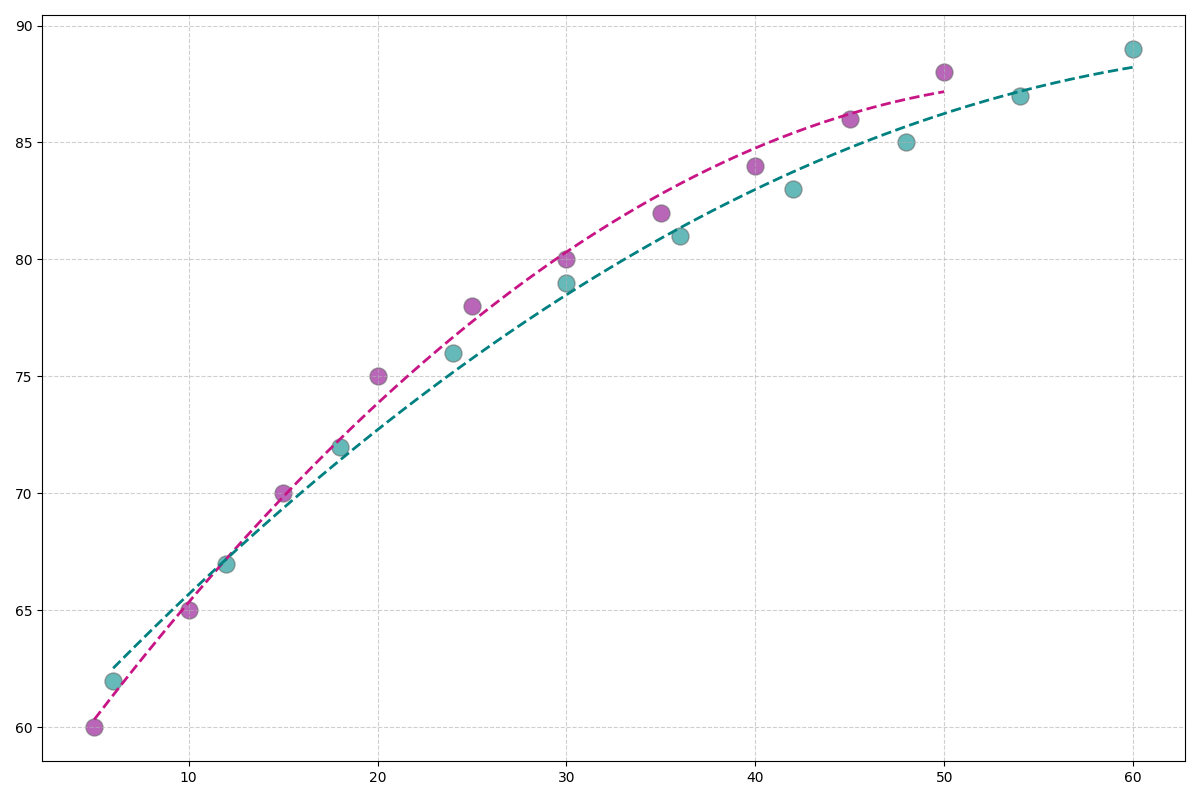

Write Python code to recreate this figure.
import matplotlib.pyplot as plt
import numpy as np

libraries_original = np.array([5, 10, 15, 20, 25, 30, 35, 40, 45, 50])
literacy_rates_original = np.array([60, 65, 70, 75, 78, 80, 82, 84, 86, 88])

libraries_additional = np.array([6, 12, 18, 24, 30, 36, 42, 48, 54, 60])
literacy_rates_additional = np.array([62, 67, 72, 76, 79, 81, 83, 85, 87, 89])

fig, ax = plt.subplots(figsize=(12, 8))

scatter_original = ax.scatter(libraries_original, literacy_rates_original, color='darkmagenta', edgecolor='dimgray', s=150, alpha=0.6)
scatter_additional = ax.scatter(libraries_additional, literacy_rates_additional, color='darkcyan', edgecolor='dimgray', s=150, alpha=0.6)

def quadratic(x, a, b, c):
    return a*x**2 + b*x + c

params_original = np.polyfit(libraries_original, literacy_rates_original, 2, full=False, cov=False)
x_smooth_original = np.linspace(min(libraries_original), max(libraries_original), 300)
y_smooth_original = quadratic(x_smooth_original, *params_original)
ax.plot(x_smooth_original, y_smooth_original, linestyle='--', color='mediumvioletred', linewidth=2)

params_additional = np.polyfit(libraries_additional, literacy_rates_additional, 2, full=False, cov=False)
x_smooth_additional = np.linspace(min(libraries_additional), max(libraries_additional), 300)
y_smooth_additional = quadratic(x_smooth_additional, *params_additional)
ax.plot(x_smooth_additional, y_smooth_additional, linestyle='--', color='teal', linewidth=2)

ax.grid(visible=True, linestyle='--', alpha=0.6)

plt.tight_layout()
plt.show()
